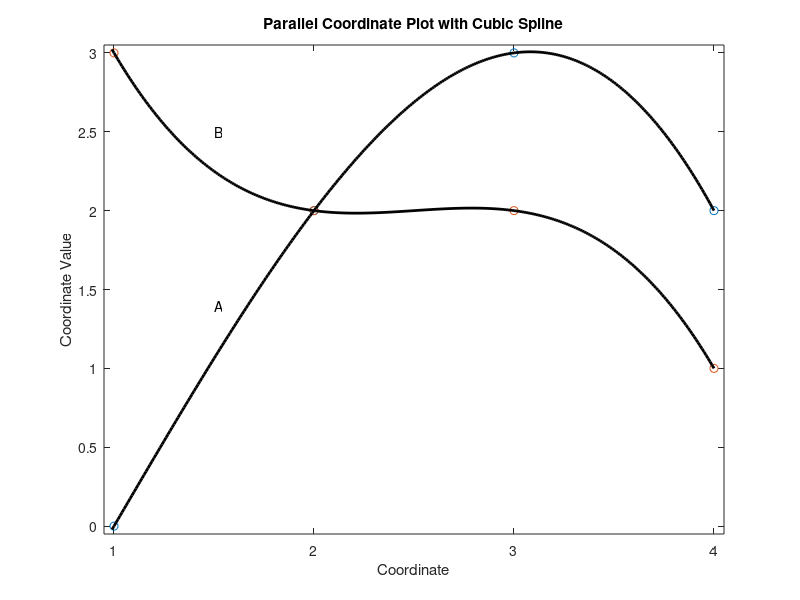

Write MATLAB code to recreate this figure.
%% clear all variables
clear
close all
clc

%% parameter setting 
z1 = [0,2,3,2];
z2 = [3,2,2,1];
z  = [z1;z2];

xx = 0.99:0.01:4;
x  = 1:4;
zz = spline(x,z,xx);

%% plot
plot(x,z,'o',xx,zz, 'linewidth', 2, 'Color','k')
set(gca,'XTick',1:1:4,'YTick',0:0.5:3, 'xlim', [0.95 4.05], 'ylim', [-0.05 3.05])

title('Parallel Coordinate Plot with Cubic Spline')
xlabel('Coordinate')
ylabel('Coordinate Value')

text(1.5,1.4,'A')
text(1.5,2.5,'B')